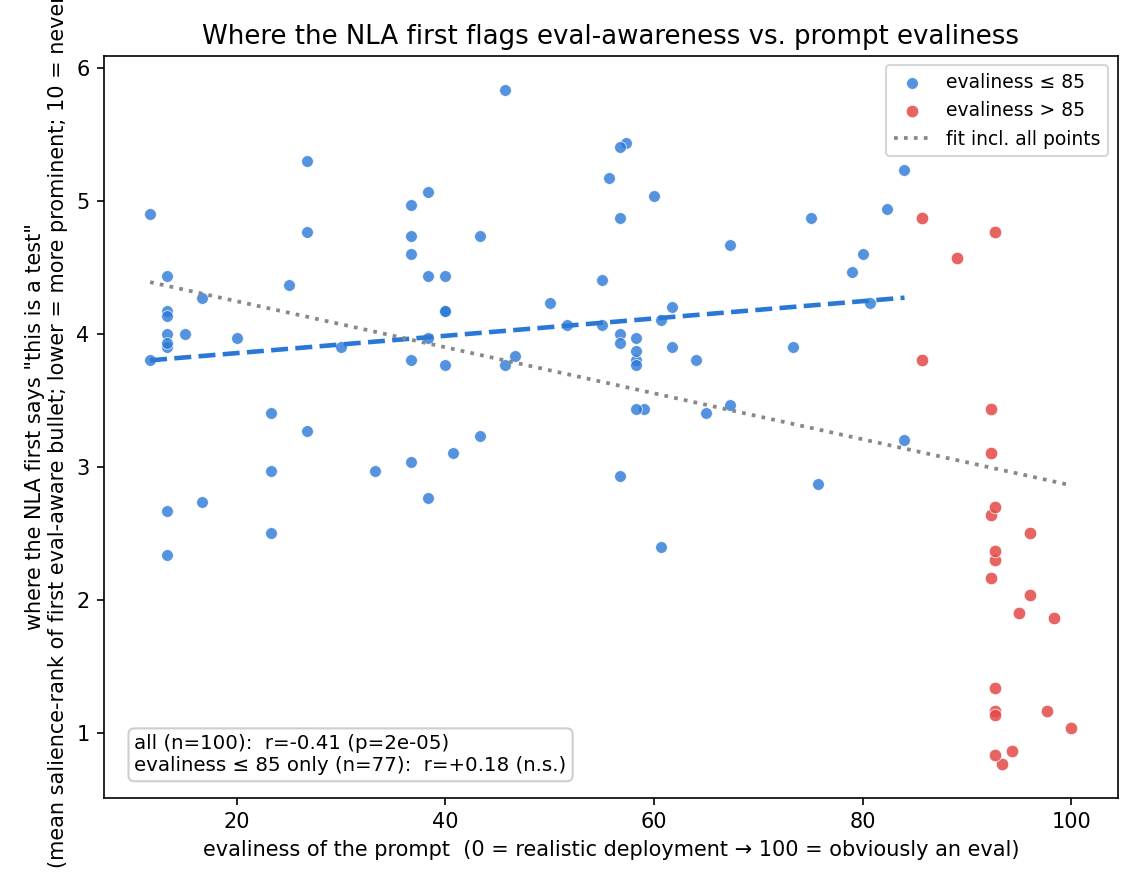

Here is the Python script that generated this plot:
"""Regenerate the cliff figure (realism_variants_cliff.png) with a descriptive,
blog-ready title."""
import json, numpy as np
from scipy.stats import pearsonr
import matplotlib; matplotlib.use("Agg")
import matplotlib.pyplot as plt
THR=0.5
cache=json.load(open("realism_variants_line_scores.json"))
V=json.load(open("realism_variants_verb_mat_rl.json"))["variants"]
xs,ys=[],[]
for v in V:
    pp=[]
    for pos in v["lines"]:
        u=[l.strip() for l in pos if l and l.strip()]
        if not u: continue
        aw=[i for i,x in enumerate(u) if cache.get(x) is not None and cache[x]>=THR]
        pp.append(aw[0] if aw else 10)
    if pp: xs.append(v["eval_score"]); ys.append(float(np.mean(pp)))
x=np.array(xs); y=np.array(ys); lo=x<=85; hi=x>85
fig,ax=plt.subplots(figsize=(7.6,5.9))
ax.scatter(x[lo],y[lo],s=32,alpha=0.8,color="#2a78d6",edgecolor="white",lw=0.4,label="evaliness ≤ 85")
ax.scatter(x[hi],y[hi],s=36,alpha=0.85,color="#e34948",edgecolor="white",lw=0.4,label="evaliness > 85")
b,a0=np.polyfit(x[lo],y[lo],1); xr=np.array([x[lo].min(),x[lo].max()]); ax.plot(xr,b*xr+a0,color="#2a78d6",lw=2.2,ls="--")
b2,a2=np.polyfit(x,y,1); xr2=np.array([x.min(),x.max()]); ax.plot(xr2,b2*xr2+a2,color="#888",lw=1.8,ls=":",label="fit incl. all points")
r_all,p_all=pearsonr(x,y); r_lo,p_lo=pearsonr(x[lo],y[lo])
ax.set_xlabel("evaliness of the prompt  (0 = realistic deployment → 100 = obviously an eval)")
ax.set_ylabel("where the NLA first says \"this is a test\"\n(mean salience-rank of first eval-aware bullet; lower = more prominent; 10 = never)")
ax.set_title("Where the NLA first flags eval-awareness vs. prompt evaliness",fontsize=12.5)
ax.text(0.03,0.03,f"all (n=100):  r={r_all:+.2f} (p={p_all:.0e})\nevaliness ≤ 85 only (n={lo.sum()}):  r={r_lo:+.2f} (n.s.)",
        transform=ax.transAxes,fontsize=9.5,va="bottom",bbox=dict(boxstyle="round",fc="white",ec="#ccc",alpha=0.95))
ax.legend(loc="upper right",fontsize=9)
fig.tight_layout(); fig.savefig("realism_variants_cliff.png",dpi=150)
print("[saved] realism_variants_cliff.png")
